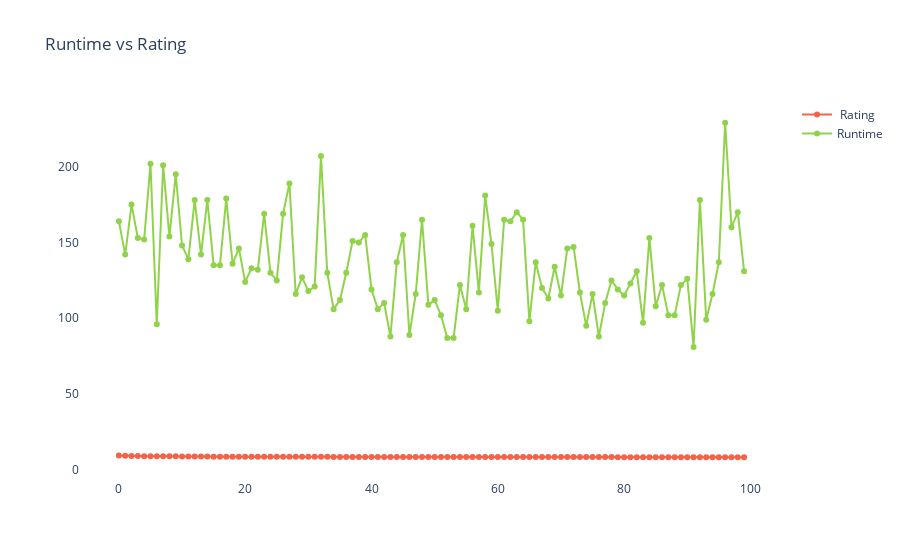

Notebook code cell kept with this figure:
### Markdown cell above
### <span style="color:orange;text-align: center" >Line Graphs</span>

### Code cell
import plotly.graph_objs as go 

df = data.head(100).copy()

trace1 =go.Scatter(
    x =df.index,
    y = df.IMDb_rating,
    mode ="lines + markers",
    name = " Rating",
    marker = dict(color = "rgb(242, 99, 74,0.7)"),
    text = df.name,
)
trace2 = go.Scatter(
    x = df.index,
    y = df.runtime,
    mode = "lines + markers",
    name = "Runtime",
    marker = dict( color = "rgb(144, 211, 74,0.5)"),
    text = df.name
)
data1=[trace1,trace2]
layout = dict(title = "Runtime vs Rating", hovermode = "x",xaxis = {'showgrid' : False},yaxis = {'showgrid' : False},
             paper_bgcolor='rgba(0,0,0,0)',plot_bgcolor='rgba(0,0,0,0)')

fig = dict ( data = data1 , layout = layout)

iplot(fig)

### Figure 1 — Plotly figure (JSON) as saved in the notebook; plotly's stock layout.template omitted (floating-point values rounded to 4 significant figures)
{"data": [{"marker": {"color": "rgb(242, 99, 74,0.7)"}, "mode": "lines+markers", "name": " Rating", "text": ["Jai Bhim", "The Shawshank Redemption", "The Godfather", "Soorarai Pottru", "The Dark Knight", "The Godfather: Part II", "12 Angry Men", "The Lord of the Rings: The Return of the King", "Pulp Fiction", "Schindler's List", "Inception", "Fight Club", "The Lord of the Rings: The Fellowship of the Ring", "Forrest Gump", "The Good, the Bad and the Ugly", "The Mountain II", "Shershaah", "The Lord of the Rings: The Two Towers", "The Matrix", "Goodfellas", "Star Wars: Episode V - The Empire Strikes Back", "One Flew Over the Cuckoo's Nest", "Parasite", "Interstellar", "City of God", "Spirited Away", "Saving Private Ryan", "The Green Mile", "Life Is Beautiful", "Se7en", "The Silence of the Lambs", "Star Wars: Episode IV - A New Hope", "Seven Samurai", "It's a Wonderful Life", "Whiplash", "The Intouchables", "The Prestige", "The Departed", "The Pianist", "Gladiator", "American History X", "The Usual Suspects", "Léon: The Professional", "The Lion King", "Terminator 2: Judgment Day", "Cinema Paradiso", "Grave of the Fireflies", "Back to the Future", "Once Upon a Time in the West", "Psycho", "Rear Window", "Casablanca", "Modern Times", "City Lights", "Joker", "Your Name.", "Dangal", "Spider-Man: Into the Spider-Verse", "Avengers: Endgame", "Avengers: Infinity War", "Coco", "Django Unchained", "The Dark Knight Rises", "3 Idiots", "Like Stars on Earth", "WALL·E", "The Lives of Others", "Oldboy", "Memento", "Princess Mononoke", "Indiana Jones and the Raiders of the Lost Ark", "The Shining", "Apocalypse Now", "Alien", "Dr. Strangelove or: How I Learned to Stop Worrying and Love the Bomb", "Witness for the Prosecution", "Paths of Glory", "Sunset Blvd.", "The Great Dictator", "1917", "The Hunt", "A Separation", "Incendies", "The Father", "Inglourious Basterds", "Eternal Sunshine of the Spotless Mind", "Amélie", "Snatch", "Requiem for a Dream", "American Beauty", "Good Will Hunting", "Toy Story", "Braveheart", "Reservoir Dogs", "Full Metal Jacket", "Aliens", "Once Upon a Time in America", "Amadeus", "Scarface", "Star Wars: Episode VI - Return of the Jedi"], "type": "scatter", "x": [0, 1, 2, 3, 4, 5, 6, 7, 8, 9, 10, 11, 12, 13, 14, 15, 16, 17, 18, 19, 20, 21, 22, 23, 24, 25, 26, 27, 28, 29, 30, 31, 32, 33, 34, 35, 36, 37, 38, 39, 40, 41, 42, 43, 44, 45, 46, 47, 48, 49, 50, 51, 52, 53, 54, 55, 56, 57, 58, 59, 60, 61, 62, 63, 64, 65, 66, 67, 68, 69, 70, 71, 72, 73, 74, 75, 76, 77, 78, 79, 80, 81, 82, 83, 84, 85, 86, 87, 88, 89, 90, 91, 92, 93, 94, 95, 96, 97, 98, 99], "y": [9.5, 9.3, 9.2, 9.1, 9, 9, 9, 8.9, 8.9, 8.9, 8.8, 8.8, 8.8, 8.8, 8.8, 8.7, 8.7, 8.7, 8.7, 8.7, 8.7, 8.7, 8.6, 8.6, 8.6, 8.6, 8.6, 8.6, 8.6, 8.6, 8.6, 8.6, 8.6, 8.6, 8.5, 8.5, 8.5, 8.5, 8.5, 8.5, 8.5, 8.5, 8.5, 8.5, 8.5, 8.5, 8.5, 8.5, 8.5, 8.5, 8.5, 8.5, 8.5, 8.5, 8.4, 8.4, 8.4, 8.4, 8.4, 8.4, 8.4, 8.4, 8.4, 8.4, 8.4, 8.4, 8.4, 8.4, 8.4, 8.4, 8.4, 8.4, 8.4, 8.4, 8.4, 8.4, 8.4, 8.4, 8.4, 8.3, 8.3, 8.3, 8.3, 8.3, 8.3, 8.3, 8.3, 8.3, 8.3, 8.3, 8.3, 8.3, 8.3, 8.3, 8.3, 8.3, 8.3, 8.3, 8.3, 8.3]}, {"marker": {"color": "rgb(144, 211, 74,0.5)"}, "mode": "lines+markers", "name": "Runtime", "text": ["Jai Bhim", "The Shawshank Redemption", "The Godfather", "Soorarai Pottru", "The Dark Knight", "The Godfather: Part II", "12 Angry Men", "The Lord of the Rings: The Return of the King", "Pulp Fiction", "Schindler's List", "Inception", "Fight Club", "The Lord of the Rings: The Fellowship of the Ring", "Forrest Gump", "The Good, the Bad and the Ugly", "The Mountain II", "Shershaah", "The Lord of the Rings: The Two Towers", "The Matrix", "Goodfellas", "Star Wars: Episode V - The Empire Strikes Back", "One Flew Over the Cuckoo's Nest", "Parasite", "Interstellar", "City of God", "Spirited Away", "Saving Private Ryan", "The Green Mile", "Life Is Beautiful", "Se7en", "The Silence of the Lambs", "Star Wars: Episode IV - A New Hope", "Seven Samurai", "It's a Wonderful Life", "Whiplash", "The Intouchables", "The Prestige", "The Departed", "The Pianist", "Gladiator", "American History X", "The Usual Suspects", "Léon: The Professional", "The Lion King", "Terminator 2: Judgment Day", "Cinema Paradiso", "Grave of the Fireflies", "Back to the Future", "Once Upon a Time in the West", "Psycho", "Rear Window", "Casablanca", "Modern Times", "City Lights", "Joker", "Your Name.", "Dangal", "Spider-Man: Into the Spider-Verse", "Avengers: Endgame", "Avengers: Infinity War", "Coco", "Django Unchained", "The Dark Knight Rises", "3 Idiots", "Like Stars on Earth", "WALL·E", "The Lives of Others", "Oldboy", "Memento", "Princess Mononoke", "Indiana Jones and the Raiders of the Lost Ark", "The Shining", "Apocalypse Now", "Alien", "Dr. Strangelove or: How I Learned to Stop Worrying and Love the Bomb", "Witness for the Prosecution", "Paths of Glory", "Sunset Blvd.", "The Great Dictator", "1917", "The Hunt", "A Separation", "Incendies", "The Father", "Inglourious Basterds", "Eternal Sunshine of the Spotless Mind", "Amélie", "Snatch", "Requiem for a Dream", "American Beauty", "Good Will Hunting", "Toy Story", "Braveheart", "Reservoir Dogs", "Full Metal Jacket", "Aliens", "Once Upon a Time in America", "Amadeus", "Scarface", "Star Wars: Episode VI - Return of the Jedi"], "type": "scatter", "x": [0, 1, 2, 3, 4, 5, 6, 7, 8, 9, 10, 11, 12, 13, 14, 15, 16, 17, 18, 19, 20, 21, 22, 23, 24, 25, 26, 27, 28, 29, 30, 31, 32, 33, 34, 35, 36, 37, 38, 39, 40, 41, 42, 43, 44, 45, 46, 47, 48, 49, 50, 51, 52, 53, 54, 55, 56, 57, 58, 59, 60, 61, 62, 63, 64, 65, 66, 67, 68, 69, 70, 71, 72, 73, 74, 75, 76, 77, 78, 79, 80, 81, 82, 83, 84, 85, 86, 87, 88, 89, 90, 91, 92, 93, 94, 95, 96, 97, 98, 99], "y": [164, 142, 175, 153, 152, 202, 96, 201, 154, 195, 148, 139, 178, 142, 178, 135, 135, 179, 136, 146, 124, 133, 132, 169, 130, 125, 169, 189, 116, 127, 118, 121, 207, 130, 106, 112, 130, 151, 150, 155, 119, 106, 110, 88, 137, 155, 89, 116, 165, 109, 112, 102, 87, 87, 122, 106, 161, 117, 181, 149, 105, 165, 164, 170, 165, 98, 137, 120, 113, 134, 115, 146, 147, 117, 95, 116, 88, 110, 125, 119, 115, 123, 131, 97, 153, 108, 122, 102, 102, 122, 126, 81, 178, 99, 116, 137, 229, 160, 170, 131]}], "layout": {"hovermode": "x", "paper_bgcolor": "rgba(0,0,0,0)", "plot_bgcolor": "rgba(0,0,0,0)", "title": {"text": "Runtime vs Rating"}, "xaxis": {"showgrid": false}, "yaxis": {"showgrid": false}}}
